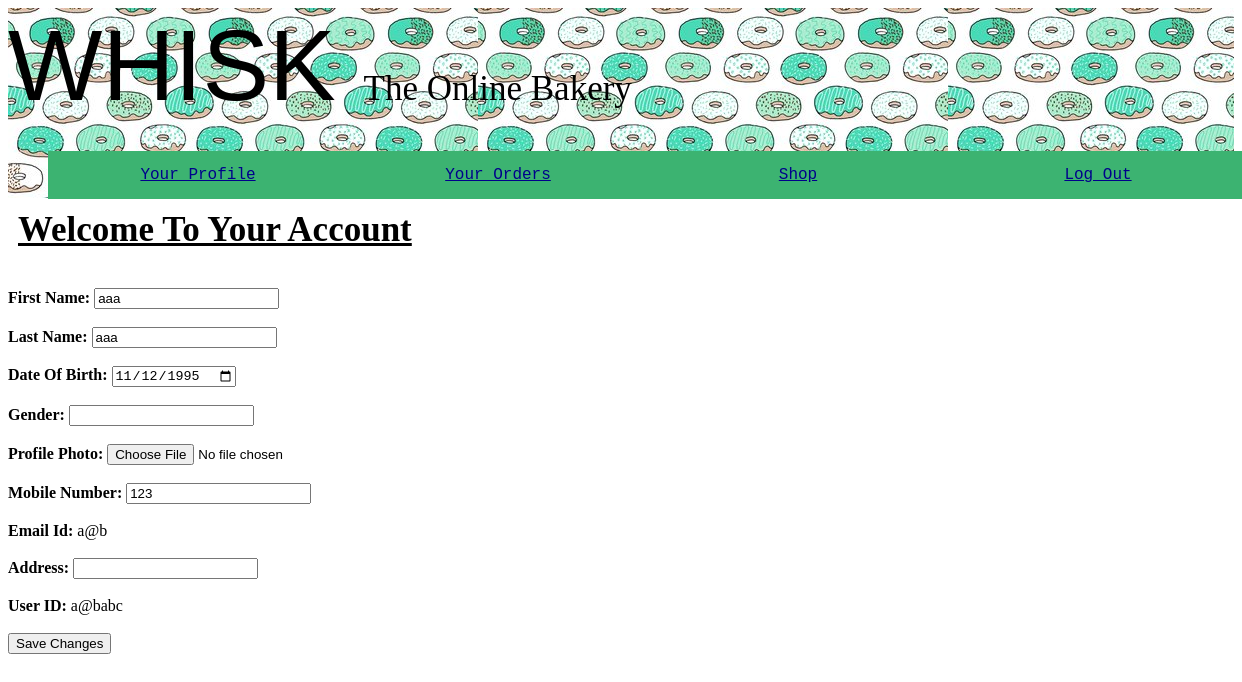
Screenshot of /accedit.php (signed in) with the database file from the repository.
### tables this page shows
CREATE TABLE `profile` (
  `First_Name` varchar(40) NOT NULL,
  `Last_Name` varchar(30) NOT NULL,
  `Dob` date NOT NULL,
  `Gender` varchar(10) NOT NULL,
  `Prof_Photo` varchar(500) NOT NULL,
  `Mobile_No` bigint(20) NOT NULL,
  `Email` varchar(30) NOT NULL,
  `Address` text NOT NULL,
  `UserId` varchar(40) NOT NULL,
  `Current` varchar(30) NOT NULL
);

### accedit.php (the view, shortened to what this page needs)
<?php
include('accheader.php');
$id= $_SESSION['role'];
$str2="SELECT * FROM `profile` WHERE `UserId` LIKE '$id'";
$res2=mysql_query($str2);
while($row= mysql_fetch_assoc($res2))
{
	$fname= $row['First_Name'];
	$lname= $row['Last_Name'];
	$dob= $row['Dob'];
	$gen= $row['Gender'];
	$mobno =$row['Mobile_No'];
	$em= $row['Email'];
	$addr= $row['Address'];
	$userId= $row['UserId'];
}
?>
<form method="post" action="accprof.php" enctype="multipart/form-data">
			<b>First Name: </b>
			<input type="text" value="<?php echo $fname; ?>"; name="fname"><br><br>
			<b>Last Name: </b>
			<input type="text" value="<?php echo $lname; ?>"; name="lname"><br><br>
			<b>Date Of Birth:  </b>
			<input type="date" value="<?php echo $dob; ?>"; name="dob"><br><br>
			<b>Gender:  </b>
			<input type="text" value="<?php echo $gen; ?>"; name="gen"><br><br>
			<b>Profile Photo:  </b>
			<input type="file" name="prof"><br><br>
			<b>Mobile Number:  </b>
			<input type="number" value="<?php echo $mobno; ?>"; name="mobno"><br><br>
			<b>Email Id:  </b>
			<?php echo "$em<br>"; ?><br>
			<b>Address:  </b>
			<input type="text" value="<?php echo $addr; ?>"; name="addr"><br><br>
			<b>User ID:  </b>
			<?php
			echo $userId;
			?>
			<br><br>
			<input type="submit" name="edit" value="Save Changes">
	</form>
<!DOCTYPE html>
<html>
<head>
</head>
<body>
</body>
</html>

### accedit.php (style rules this page uses)
form { padding-top: 90px; }

### rows the page displays
profile: fname "aaa", lname "aaa", dob "11/12/1995", mobno "123", Email "a@b", UserId "a@babc"
